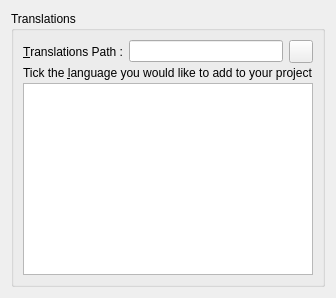
     <widget class="QWidget" name="wTranslations" >
      <layout class="QVBoxLayout" >
       <property name="spacing" >
        <number>3</number>
       </property>
       <item>
        <widget class="QGroupBox" name="gbTranslations" >
         <property name="title" >
          <string>Translations</string>
         </property>
         <layout class="QVBoxLayout" >
          <property name="spacing" >
           <number>3</number>
          </property>
          <item>
           <layout class="QHBoxLayout" >
            <property name="spacing" >
             <number>6</number>
            </property>
            <item>
             <widget class="QLabel" name="lTranslationsPath" >
              <property name="text" >
               <string>&amp;Translations Path :</string>
              </property>
              <property name="buddy" >
               <cstring>tbTranslationsPath</cstring>
              </property>
             </widget>
            </item>
            <item>
             <widget class="QLineEdit" name="leTranslationsPath" >
              <property name="statusTip" >
               <string>TRANSLATIONS_PATH</string>
              </property>
             </widget>
            </item>
            <item>
             <widget class="QToolButton" name="tbTranslationsPath" >
              <property name="icon" >
               <iconset resource="../resources/QMake.qrc" >:/icons/icons/folder.png</iconset>
              </property>
             </widget>
            </item>
           </layout>
          </item>
          <item>
           <widget class="QLabel" name="lTranslations" >
            <property name="text" >
             <string>Tick the &amp;language you would like to add to your project</string>
            </property>
            <property name="buddy" >
             <cstring>lwTranslations</cstring>
            </property>
           </widget>
          </item>
          <item>
           <widget class="QListWidget" name="lwTranslations" >
            <property name="statusTip" >
             <string>TRANSLATIONS</string>
            </property>
           </widget>
          </item>
         </layout>
        </widget>
       </item>
      </layout>
     </widget>
